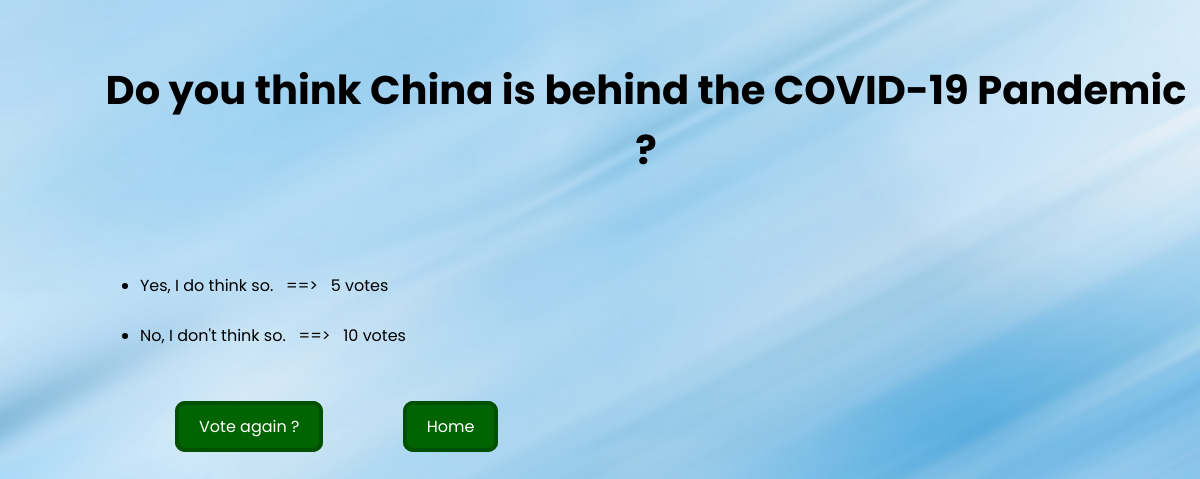
/4/results/, run on the app's committed database.
### polls/models.py (models this page shows, shortened)
class Question(models.Model):
    question_text = models.CharField('question', max_length=200)
    pub_date = models.DateTimeField('date published')
    def __str__(self):
        return self.question_text

class Choice(models.Model):
    question = models.ForeignKey(Question, on_delete=models.CASCADE)
    choice_text = models.CharField(max_length=200)
    votes = models.IntegerField(default=0)

### polls/views.py (the view)
# urls.py: path('<int:question_id>/results/', views.results, name='results'),
def results(request, question_id):
    question = get_object_or_404(Question, pk=question_id)
    return render(request, 'polls/results.html', {'question': question})

### polls/templates/polls/results.html (shortened to what this page needs)
<!DOCTYPE html>
<html>
<head>
    {% load static %}
    <link rel="stylesheet" type="text/css" href="{% static 'polls/styles.css' %}">
</head>
<body>
    <br/>
    <center><h1>{{ question }}</h1></center><br/><br/>
    <ul>
    {% for choice in question.choice_set.all %}
        <li>{{ choice.choice_text }} &nbsp; ==> &nbsp; {{ choice.votes }} vote{{ choice.votes|pluralize }}</li><br/>
    {% endfor %}
    </ul><br/>
    <a href="{% url 'detail' question.id %}" style="text-decoration: none;" class="pad">Vote again ?</a>
    <a href="{% url 'index' %}" style="text-decoration: none;" class="pad">Home</a>
</body>
</html>

### polls/static/polls/styles.css (style rules this page uses)
body { margin-left: 100px; font-family: "Poppins", sans-serif; background: url("images/bg_imgs.jpg"); background-size: cover; background-position: center; height: 100vh; overflow: hidden; }
a { text-decoration: none; color: green; }
h1 { font-size: 40px; }
.pad { background-color: darkgreen; border: 4px solid rgb(0, 80, 0); color: white; padding: 10px 20px; border-radius: 10px; margin-left: 75px; cursor: pointer; }

### data on the page
Question: question_text "Do you think China is behind the COVID-19 Pandemic ?"
Choice: choice_text "Yes, I do think so.", votes "5"
Choice: choice_text "No, I don't think so.", votes "10"
